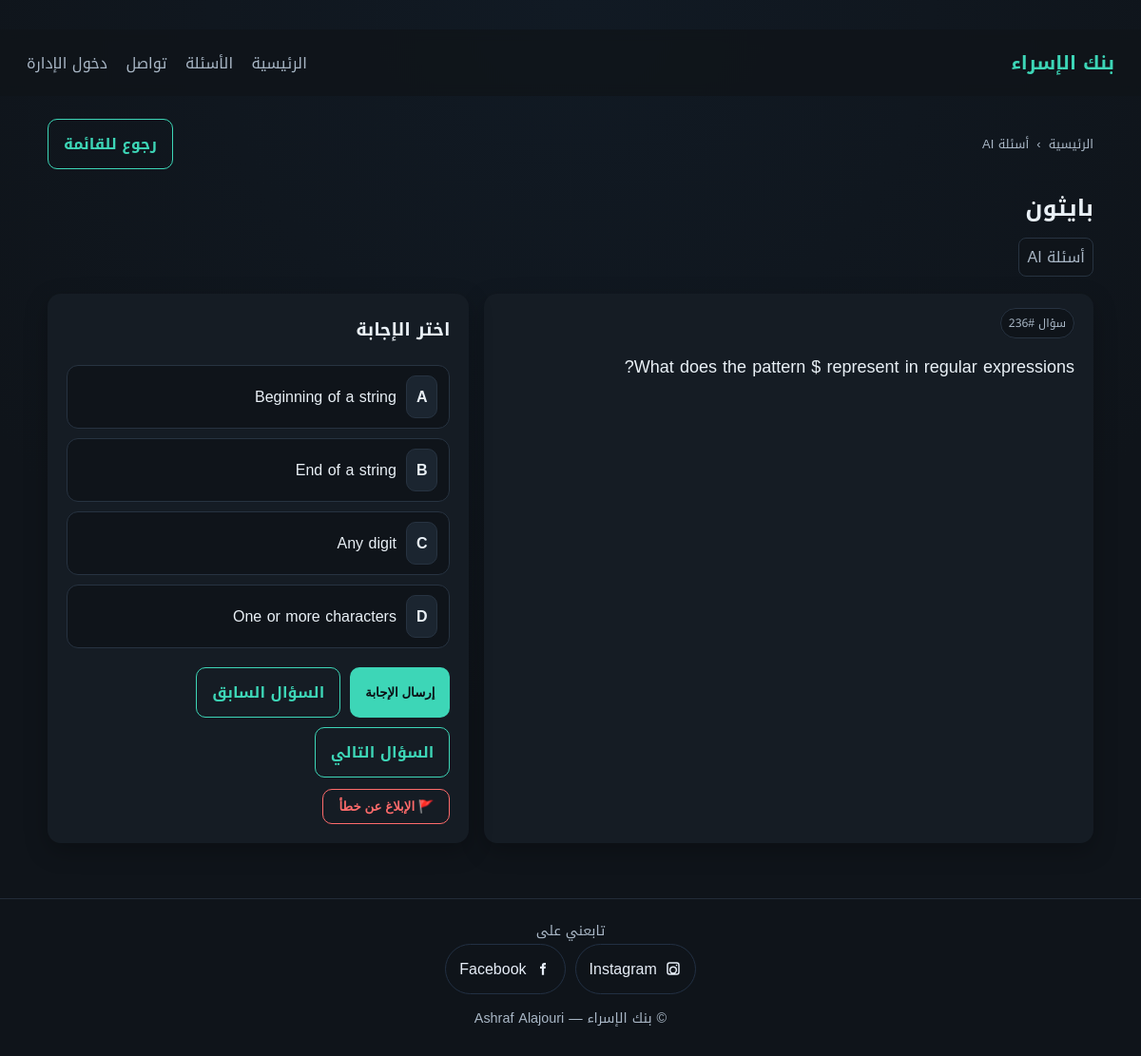
/questions/236, run on the app's committed database.
### tables this page shows
CREATE TABLE subjects (
            id INTEGER PRIMARY KEY AUTOINCREMENT,
            name TEXT UNIQUE NOT NULL,
            created_at TEXT NOT NULL
        );

CREATE TABLE questions (
            id INTEGER PRIMARY KEY AUTOINCREMENT,
            subject_id INTEGER NOT NULL,
            exam_type TEXT NOT NULL CHECK (exam_type IN ('mid','final')),
            question_text TEXT NOT NULL,
            choice_a TEXT NOT NULL,
            choice_b TEXT NOT NULL,
            choice_c TEXT NOT NULL,
            choice_d TEXT NOT NULL,
            correct_choice TEXT NOT NULL CHECK (correct_choice IN ('A','B','C','D')),
            explanation TEXT,
            created_at TEXT NOT NULL,
            updated_at TEXT NOT NULL, image_path TEXT, source TEXT,
            FOREIGN KEY(subject_id) REFERENCES subjects(id) ON DELETE CASCADE
        );

### app.py (the view)
@app.get("/questions/{question_id}", response_class=HTMLResponse)
def question_view(request: Request, question_id: int):
    user = get_current_user(request)
    conn = get_db()
    q = conn.execute(
        "SELECT q.*, s.name AS subject_name FROM questions q JOIN subjects s ON s.id = q.subject_id WHERE q.id = ?",
        (question_id,),
    ).fetchone()
    prev_q = None
    next_q = None
    if q:
        prev_q = conn.execute(
            "SELECT id FROM questions WHERE subject_id = ? AND exam_type = ? AND source = ? AND id < ? ORDER BY id DESC LIMIT 1",
            (q["subject_id"], q["exam_type"], q["source"], q["id"]),
        ).fetchone()
        next_q = conn.execute(
            "SELECT id FROM questions WHERE subject_id = ? AND exam_type = ? AND source = ? AND id > ? ORDER BY id ASC LIMIT 1",
            (q["subject_id"], q["exam_type"], q["source"], q["id"]),
        ).fetchone()
    conn.close()
    if not q:
        return RedirectResponse(url="/", status_code=303)
    return templates.TemplateResponse(
        "question.html",
        {"request": request, "user": user, "q": q, "prev_id": prev_q["id"] if prev_q else None, "next_id": next_q["id"] if next_q else None, "flash": request.session.pop("flash", None)},
    )

### templates/question.html (shortened to what this page needs)
{% set title = "سؤال" %}
{% extends "base.html" %}
{% block content %}
<section class="question-shell">
  <div class="question-head">
    <div class="breadcrumb compact">
      <a href="/">الرئيسية</a>
      <span>›</span>
      {% if q.source == 'ai' %}
        <span>أسئلة AI</span>
      {% else %}
        <span>أسئلة سابقة</span>
        <span>›</span>
        <span>{% if q.exam_type == 'mid' %}منتصف الفصل{% elif q.exam_type == 'final' %}نهائي{% else %}كلاهما{% endif %}</span>
      {% endif %}
    </div>
    <a class="btn ghost" href="{% if q.source == 'ai' %}/subjects?source=ai{% else %}/subjects?source=past&exam={{ q.exam_type }}{% endif %}">رجوع للقائمة</a>
  </div>
  <div class="subject-header clean">
    <h2>{{ q.subject_name }}</h2>
    <div class="badges">
      {% if q.source == 'ai' %}
        <span class="badge">أسئلة AI</span>
      {% else %}
        <span class="badge">أسئلة سابقة</span>
        <span class="badge">{% if q.exam_type == 'mid' %}منتصف الفصل{% elif q.exam_type == 'final' %}نهائي{% else %}كلاهما{% endif %}</span>
      {% endif %}
    </div>
  </div>
  <div class="question-grid">
    <div class="card question-card">
      <div class="card-head">
        <span class="q-badge">سؤال #{{ q.id }}</span>
      </div>
      {% if q.question_text %}
        <p class="question-text">{{ q.question_text }}</p>
      {% endif %}
    </div>
    <div class="card answer-card">
      <h3>اختر الإجابة</h3>
      <form method="post" action="/questions/{{ q.id }}/answer" class="choices modern">
        <label class="choice-pill">
          <span class="choice-letter">A</span>
          <span class="choice-text">{{ q.choice_a }}</span>
        </label>
        <label class="choice-pill">
          <span class="choice-letter">B</span>
          <span class="choice-text">{{ q.choice_b }}</span>
        </label>
        <label class="choice-pill">
          <span class="choice-letter">C</span>
          <span class="choice-text">{{ q.choice_c }}</span>
        </label>
        <label class="choice-pill">
          <span class="choice-letter">D</span>
          <span class="choice-text">{{ q.choice_d }}</span>
        </label>
        <div class="answer-actions">
          <button class="btn" type="submit">إرسال الإجابة</button>
          {% if prev_id %}
            <a class="btn ghost" href="/questions/{{ prev_id }}">السؤال السابق</a>
          {% endif %}
          {% if next_id %}
            <a class="btn ghost" href="/questions/{{ next_id }}">السؤال التالي</a>
          {% endif %}
        </div>
      </form>
      <button class="btn ghost danger" type="button" onclick="document.getElementById('reportModal').classList.remove('hidden')">🚩 الإبلاغ عن خطأ</button>
    </div>
  </div>
</section>
{% endblock %}

### static/style.css (style rules this page uses)
* { box-sizing: border-box; }
body { margin: 0; font-family: "Tajawal", "Cairo", "Noto Kufi Arabic", sans-serif; background: radial-gradient(circle at top, #111a24, #0f141a 60%); color: var(--text); min-height: 100vh; display: flex; flex-direction: column; }
a { color: var(--text); text-decoration: none; }
.card { background: var(--panel); border-radius: 14px; padding: 20px; margin-bottom: 18px; box-shadow: 0 8px 24px rgba(0,0,0,0.25); }
.breadcrumb { display: flex; gap: 8px; color: var(--muted); flex-wrap: wrap; align-items: center; }
.breadcrumb.compact { font-size: 13px; }
.breadcrumb a { color: var(--muted); }
.subject-header.clean h2 { margin: 0; }
.badges { display: flex; gap: 8px; margin-top: 8px; flex-wrap: wrap; }
.badges .badge { background: #0f141a; border: 1px solid #273341; }
.q-badge { background: #0f141a; border: 1px solid #273341; border-radius: 999px; padding: 4px 8px; font-size: 12px; color: var(--muted); }
.danger { border-color: #ff6b6b; color: #ff6b6b; }
.btn { background: var(--accent); color: #0b1015; padding: 10px 16px; border: none; border-radius: 10px; cursor: pointer; font-weight: 600; }
.btn.ghost { background: transparent; border: 1px solid var(--accent); color: var(--accent); }
.question-text { font-size: 18px; }
.choices { display: grid; gap: 10px; margin: 12px 0; }
.question-shell { display: grid; gap: 18px; }
.question-head { display: flex; align-items: center; justify-content: space-between; gap: 12px; flex-wrap: wrap; }
.question-grid { display: grid; grid-template-columns: 1.3fr 0.9fr; gap: 16px; }
.question-card .card-head { margin-bottom: 8px; }
.answer-card h3 { margin-top: 0; }
.choices.modern { display: grid; gap: 10px; }
.choice-pill { display: grid; grid-template-columns: auto 1fr; gap: 10px; align-items: center; background: #0f141a; border: 1px solid #273341; border-radius: 12px; padding: 10px 12px; cursor: pointer; }
.choice-letter { background: var(--panel-2); border: 1px solid #273341; border-radius: 10px; padding: 6px 10px; font-weight: 700; }
.choice-text { color: var(--text); }
.answer-actions { display: flex; gap: 10px; flex-wrap: wrap; margin-top: 10px; }
.btn.danger { border-color: #ff6b6b; color: #ff6b6b; }
.badge { background: #0f141a; padding: 4px 8px; border-radius: 8px; color: var(--muted); }

### data on the page
subjects: subject_name "بايثون"
questions: id "236", question_text "What does the pattern $ represent in regular expressions?", choice_a "Beginning of a string", choice_b "End of a string", choice_c "Any digit", choice_d "One or more characters"
